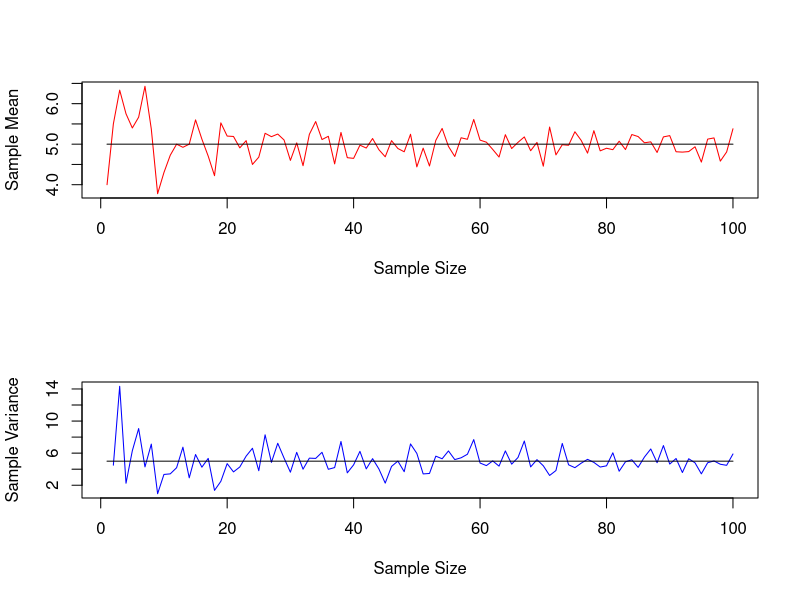
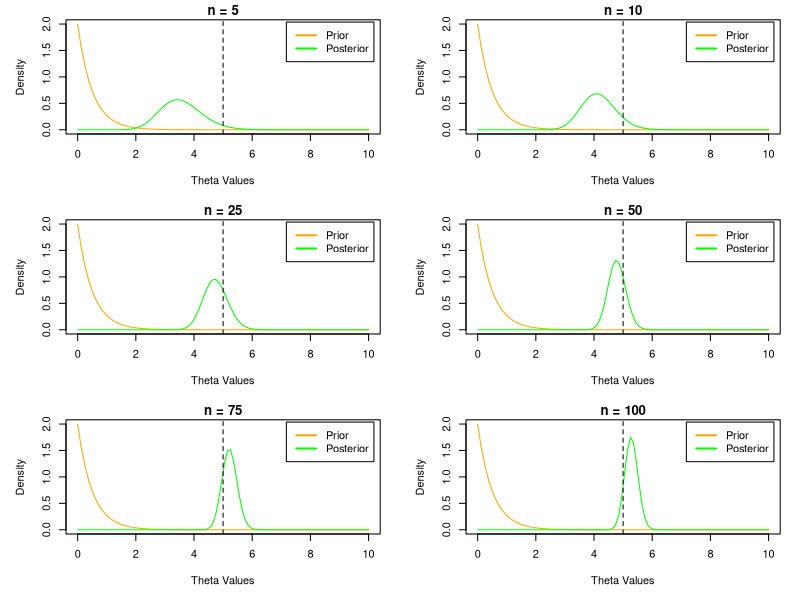
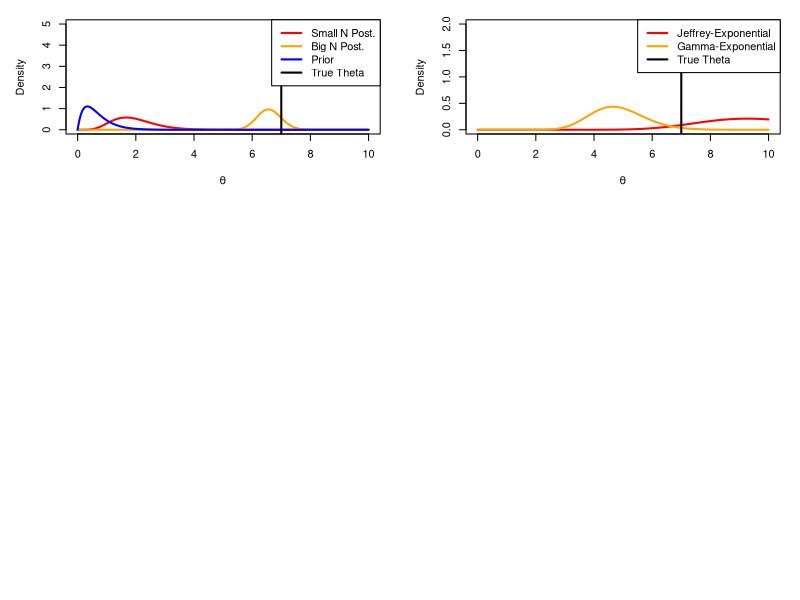

Source code (R) for these figures, in order:
## ---- chunk 1
n <- 100
theta <- 5
set.seed(123)
mean_estimate <- c()
var_estimate <- c()
for (i in 1:n){
  y <- rpois(i,theta)
  mean_estimate <- c(mean_estimate,mean(y))
var_estimate <- c(var_estimate,var(y))
}
par(mfrow = c(2,1))
plot(1:n,mean_estimate,col = 'red',type = 'l',xlab = 'Sample Size',
     ylab = 'Sample Mean')
lines(1:n,rep(theta,n),col = 'black')
plot(1:n,var_estimate,col = 'blue',type = "l",xlab = 'Sample Size',
     ylab = 'Sample Variance')
lines(1:n,rep(theta,n),col = 'black')
## ---- chunk 2
a <- 1
b <- 2
theta <- seq(0,10,length = 100)
par(mfrow = c(3,2),mar = c(5, 5, 1.5, 1.5))
for (i in c(5,10,25,50,75,100)){
  prior <- dgamma(theta,shape = a, rate = b)
  posterior <- dgamma(theta,shape = a + sum(y[1:i]), rate = b + i)
  plot(theta,prior, type = 'l', col = 'orange', xlab = 'Theta Values',
       ylab = 'Density',
       main = paste('n = ',i,sep = ''))
  lines(theta,posterior,col = 'green')
  abline(v = 5, lty = 2)
  legend('topright', inset = .02, legend = c('Prior', 'Posterior'),
         col = c('orange', 'green'), lwd = 2)
}
## ---- chunk 3
a <- 2
b <- 3
theta <- sample(1:10,1)
n <- 5
y <- rexp(n,theta)
sn <- sum(y)
bign <- 250
big_sn <- sum(rexp(bign,theta))
theta_seq <- seq(0,10,by = 0.01)
plot(theta_seq,dgamma(theta_seq,a + n,b + sn),type = 'l',col = 'red',
     xlab = expression(theta),
     ylab = 'Density',lwd = 2,ylim = c(0,5))
lines(theta_seq,dgamma(theta_seq,a + bign,b + big_sn), col = 'orange',lwd = 2)
lines(theta_seq,dgamma(theta_seq,a,b), col = 'blue',lwd = 2)
abline(v = theta,lwd = 2)
legend('topright', legend = c('Small N Post.','Big N Post.','Prior','True Theta'), col = c('red','orange','blue','black'),lwd = 2)

## ---- chunk 4
n <- 25
y <- rexp(n,theta)
sn <- sum(y)
theta_seq <- seq(0,10,by = 0.01)
plot(theta_seq,dgamma(theta_seq,n,sn),type = 'l',col = 'red',
     xlab = expression(theta),
     ylab = 'Density',lwd = 2,ylim = c(0,2))
lines(theta_seq,dgamma(theta_seq,a + n,b + sn), col = 'orange',lwd = 2)
abline(v = theta,lwd = 2)
legend('topright', legend = c('Jeffrey-Exponential','Gamma-Exponential','True Theta'), col = c('red','orange','black'),lwd = 2)
